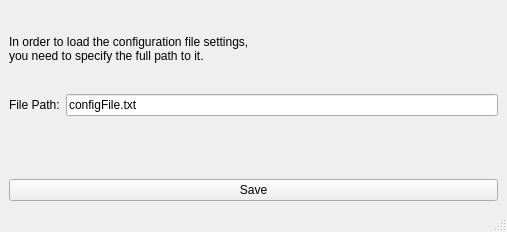
<?xml version="1.0" encoding="UTF-8"?>
<ui version="4.0">
 <class>configSettingsWindow</class>
 <widget class="QMainWindow" name="configSettingsWindow">
  <property name="geometry">
   <rect>
    <x>0</x>
    <y>0</y>
    <width>507</width>
    <height>232</height>
   </rect>
  </property>
  <property name="windowTitle">
   <string>Configuration settings</string>
  </property>
  <widget class="QWidget" name="centralwidget">
   <layout class="QVBoxLayout" name="verticalLayout_2">
    <item>
     <layout class="QVBoxLayout" name="verticalLayout">
      <item>
       <widget class="QLabel" name="help_text_label">
        <property name="text">
         <string>In order to load the configuration file settings, 
you need to specify the full path to it.</string>
        </property>
       </widget>
      </item>
      <item>
       <layout class="QFormLayout" name="formLayout_4">
        <item row="0" column="0">
         <widget class="QLabel" name="file_path_label">
          <property name="text">
           <string>File Path:</string>
          </property>
         </widget>
        </item>
        <item row="0" column="1">
         <widget class="QLineEdit" name="file_path_line_edit">
          <property name="text">
           <string>configFile.txt</string>
          </property>
         </widget>
        </item>
       </layout>
      </item>
      <item>
       <widget class="QPushButton" name="save_path_button">
        <property name="text">
         <string>Save</string>
        </property>
       </widget>
      </item>
     </layout>
    </item>
   </layout>
  </widget>
  <widget class="QStatusBar" name="statusbar">
   <property name="autoFillBackground">
    <bool>false</bool>
   </property>
  </widget>
 </widget>
 <resources/>
 <connections/>
</ui>
